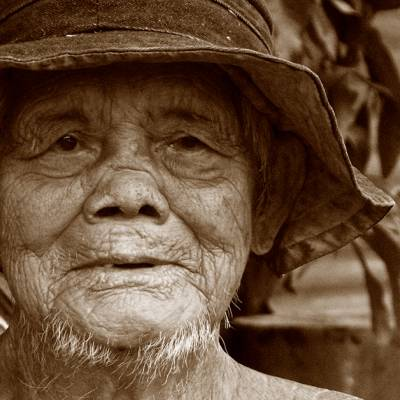
#> input picture images/person.jpg, 400 x 400 px, given in place of the camera
$ python color_tracking.py
#> lines starting #> are read from the running program, lines starting #| are printed output that depends on the picture; after the words box and inside, x2 and y2 are one past the last pixel; in counts of white or black regions, pixels touching at a corner belong together
# color_tracking.py

import cv2
import numpy as np

def getHSV(red, green, blue):
    color = np.uint8([[[blue, green, red]]])
    hsv = cv2.cvtColor(color, cv2.COLOR_BGR2HSV)
    return hsv

#print getHSV(255, 0, 0)
#print getHSV(0, 255, 0)
#print getHSV(0, 0, 255)

# cattura un video dalla webcam e cerca elementi verdi

cap = cv2.VideoCapture(0)

lower_green = np.array([50, 50, 50])
upper_green = np.array([70, 255, 255])
lower_red = np.array([0, 50, 50])
upper_red = np.array([20, 255, 255])
lower_blue = np.array([110, 50, 50])
upper_blue = np.array([130, 255, 255])

while True:
    ret, frame = cap.read()
#> frame is the input picture: shape (400, 400, 3); mean B, G, R 53.6, 75.3, 101.8

    hsv_frame = cv2.cvtColor(frame, cv2.COLOR_BGR2HSV)
#> hsv_frame: shape (400, 400, 3); mean H, S, V 14, 155.8, 101.8
    mask_green = cv2.inRange(hsv_frame, lower_green, upper_green)
#> mask_green: shape (400, 400); every value is 0
    mask_red = cv2.inRange(hsv_frame, lower_red, upper_red)
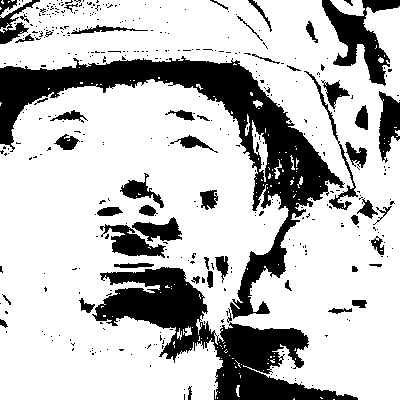
#> mask_red: shape (400, 400); 75.1% white; 412 black regions (359 under 20 px), largest, box (x1, y1, x2, y2) and area: (0, 56, 345, 319) 16042, (92, 267, 358, 400) 11252, (322, 0, 400, 86) 2564
    mask_blue = cv2.inRange(hsv_frame, lower_blue, upper_blue)
    mask = cv2.bitwise_or(mask_green, mask_red)
    mask = cv2.bitwise_or(mask, mask_blue)
    result = cv2.bitwise_and(frame, frame, mask=mask)
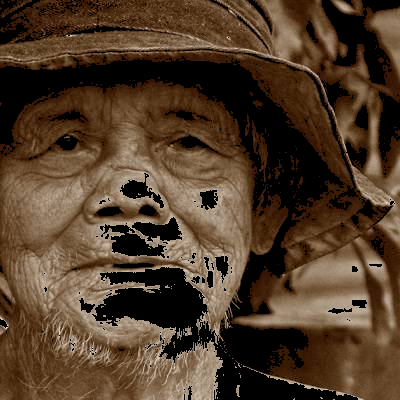
#> result: shape (400, 400, 3); mean B, G, R 40.6, 59.8, 80.7

    cv2.imshow('frame', result)
    # [4 lines of commented-out code are left out]

    if cv2.waitKey(1) & 0xFF == ord('q'):
#> (key q is pressed here)
        break

cap.release()
cv2.destroyAllWindows()
